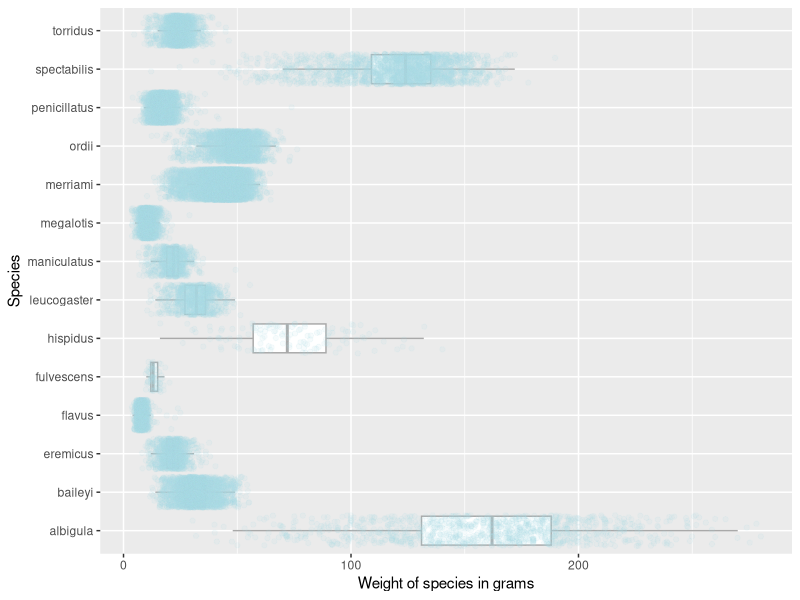
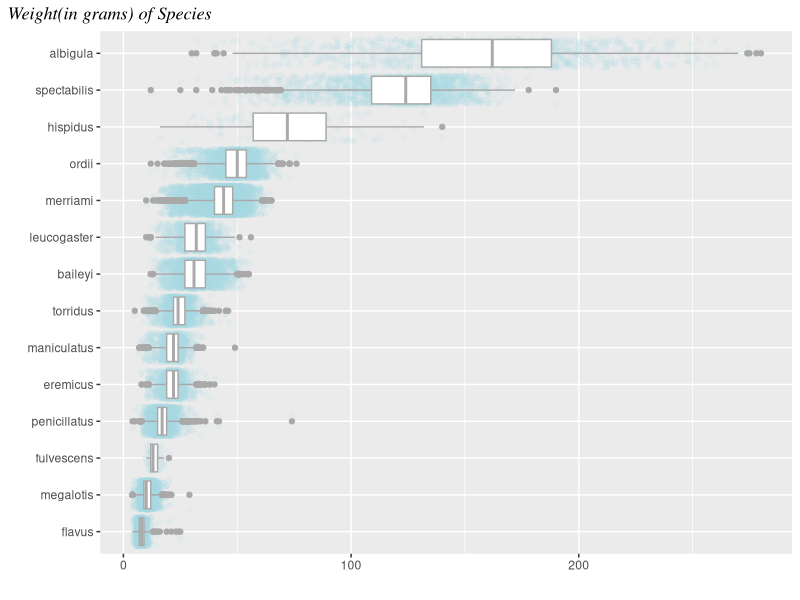
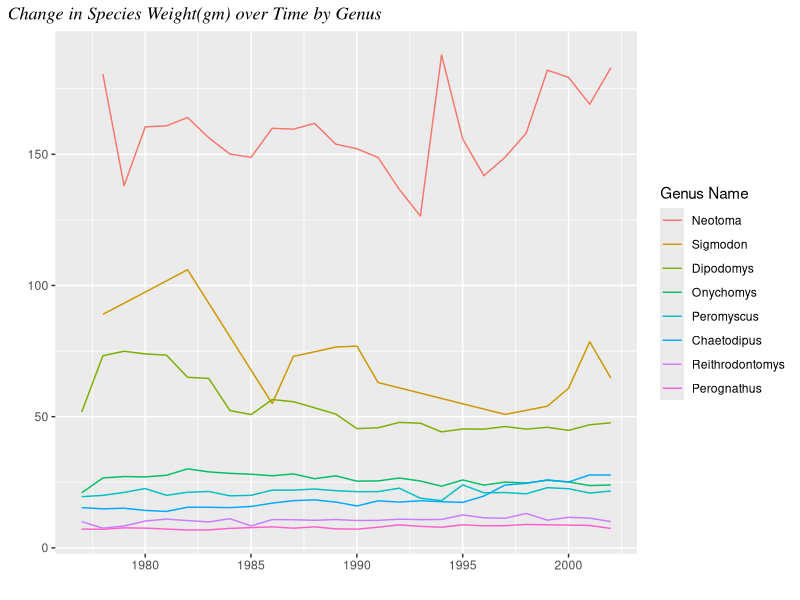
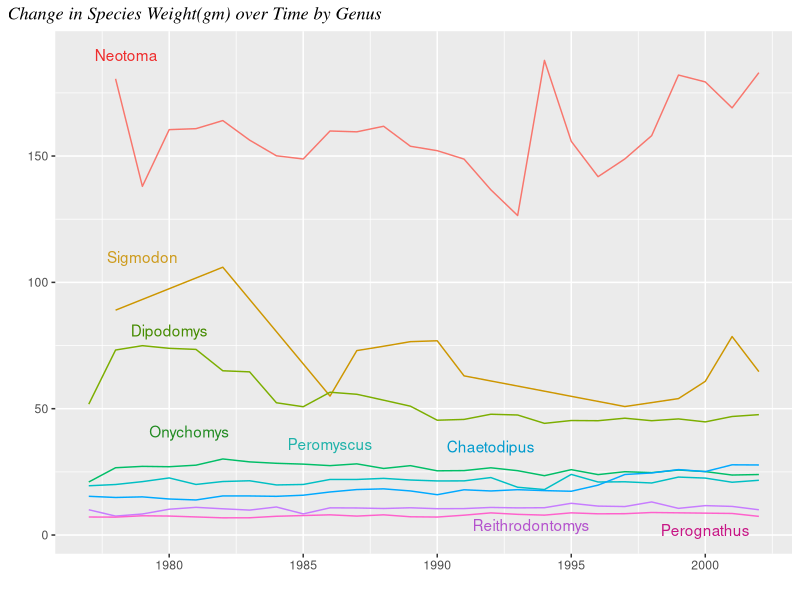
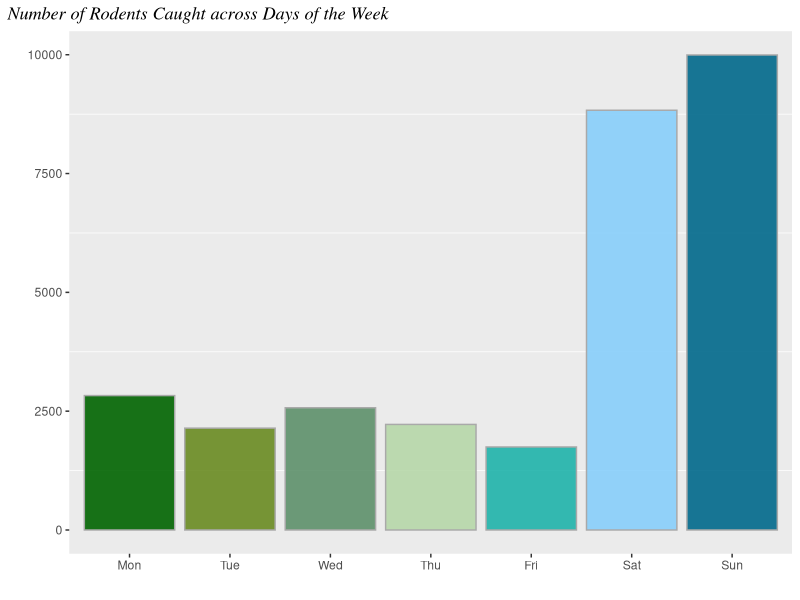
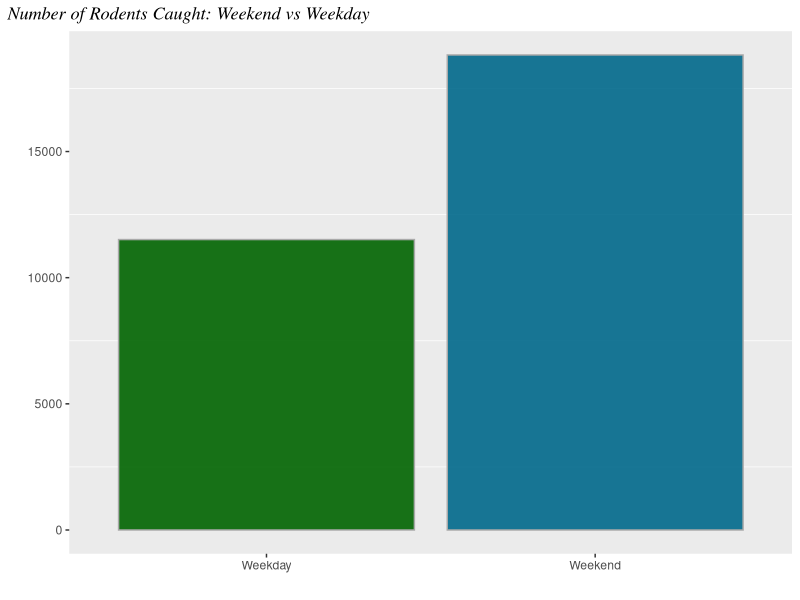

Reproduce these figures in R, in order.
## ---- chunk 1
library(tidyverse)
library(here)
library(lubridate)
surveys <- read_csv(here::here("supporting_artifacts",
                               "Labs", "Lab_2_Final",
                               "surveys.csv"))
## ---- chunk 2
ggplot(data = surveys 
                   ) +
  geom_boxplot(mapping = aes(x = weight, 
                           y = species,
                           ),
               outlier.shape = NA, 
               color = "dark gray") + 
  geom_jitter(mapping = aes(x = weight, 
                           y = species,
                           ), alpha = 0.1, 
              color = "light blue"
              ) +
  labs( x = "Weight of species in grams", 
        y = "Species" )
## ---- chunk 3
surveys <- 
  surveys |> 
  mutate(species = as.factor(species), 
         daynum = wday(date)) |>
  drop_na() 

# daynum for use in section 3

# Source: https://babichmorrowc.github.io/post/changing-fonts-in-rmarkdown-pdfs/
# used for font

# Source: https://www.statology.org/ggplot-title-position/
# used for position shift

ggplot(data = surveys 
                   ) +
   geom_jitter(mapping = aes(x = weight, 
                           y = fct_reorder(species,
                                           weight)
                           ), alpha = 0.1, 
              color = "light blue"
              ) +
  geom_boxplot(mapping = aes(x = weight, 
                           y = species), 
               color = "dark gray") +
  theme( plot.title.position = "plot",
         plot.title = element_text(vjust = 1,
                                   face = "italic",
                                   family = "serif")) +
  labs( title = "Weight(in grams) of Species",
        x = " ", y = " ")
## ---- chunk 4
surveyscount <- surveys |> group_by(genus, year) |>
  summarize(weight = mean(weight), .groups = "rowwise")

ggplot(data = surveyscount 
                   ) +
   geom_line(mapping = aes(x = year, y = weight,
                          color = fct_rev(reorder(genus, weight))
                           )
              ) +
  theme( plot.title.position = "plot",
         plot.title = element_text(vjust = 1,
                                   face = "italic",
                                   family = "serif")) +
  labs( title = "Change in Species Weight(gm) over Time by Genus",
        x = " ", y = " ", color = "Genus Name")
## ---- chunk 5
genus_name <- surveys |> distinct(genus, .keep_all = TRUE) |>
  arrange(desc(weight))
   

y_locs <- c(190, 110, 81, 41, 36, 35, 4, 2)
x_locs <- c(1978.4, 1979, 1980, 1980.75, 1986, 1992, 1993.5, 2000)

# Source : http://www.stat.columbia.edu/~tzheng/files/Rcolor.pdf
# for the color names

# Source : https://ggplot2.tidyverse.org/reference/annotate.html
# to understande the annotate() layer

genus_colors <- c("firebrick2", "goldenrod3",
                  "chartreuse4",
                  "forestgreen", 
                  "lightseagreen", "deepskyblue3",
                  "mediumorchid3", "mediumvioletred")

ggplot(data = surveyscount 
                   ) +
   geom_line(mapping = aes(x = year, y = weight,
                          color = fct_rev(reorder(genus, weight))
                           )
              ) +
  annotate("text", x = x_locs, y = y_locs, 
           label = genus_name$genus,
           color = genus_colors) +
  theme( plot.title.position = "plot",
         plot.title = element_text(vjust = 1,
                                   face = "italic",
                                   family = "serif"),
         legend.position = "none") +
  labs( title = "Change in Species Weight(gm) over Time by Genus",
        x = " ", y = " ", color = "Genus Name")
## ---- chunk 6
cdPalette_bluegreen <- c("darkgreen", "olivedrab4", 
                         "#5d906b", "#b6d7a8",
                         "lightseagreen", 
                         "lightskyblue", "deepskyblue4")
# daynum from section 2 code

# Source: https://stackoverflow.com/questions/2678141/how-can-i-suppress-the-vertical-gridlines-in-a-ggplot2-plot
# to remove vertical gridlines

ggplot(data = surveys 
                   ) +
   geom_bar(mapping = aes(x = fct_shift(fct_reorder(day_of_week,
                                                    daynum))
                           ), alpha = 0.9,
            fill = cdPalette_bluegreen,
            color = "dark gray"
              ) +
  theme( plot.title.position = "plot",
         plot.title = element_text(vjust = 1,
                                   face = "italic",
                                   family = "serif"),
         panel.grid.major = element_blank()) +
  labs( title = "Number of Rodents Caught across Days of the Week",
        x = " ", y = " ")
## ---- chunk 7
cdPalette_bluegreen <- c("darkgreen", "deepskyblue4")

ggplot(data = surveys 
                   ) +
   geom_bar(mapping = aes(x = fct_collapse(day_of_week, 
                                           "Weekday" = c("Mon",
                                                       "Tue", 
                                                       "Wed",
                                                       "Thu",
                                                       "Fri"),
                                           "Weekend" = c("Sat",
                                                         "Sun"))
                           ), alpha = 0.9,
            fill = cdPalette_bluegreen,
            color = "dark gray"
              ) +
  theme(plot.title.position = "plot",
         plot.title = element_text(vjust = 1,
                                   face = "italic",
                                   family = "serif"),
         panel.grid.major = element_blank()) +
  labs( title = "Number of Rodents Caught: Weekend vs Weekday",
        x = " ", y = " ")
